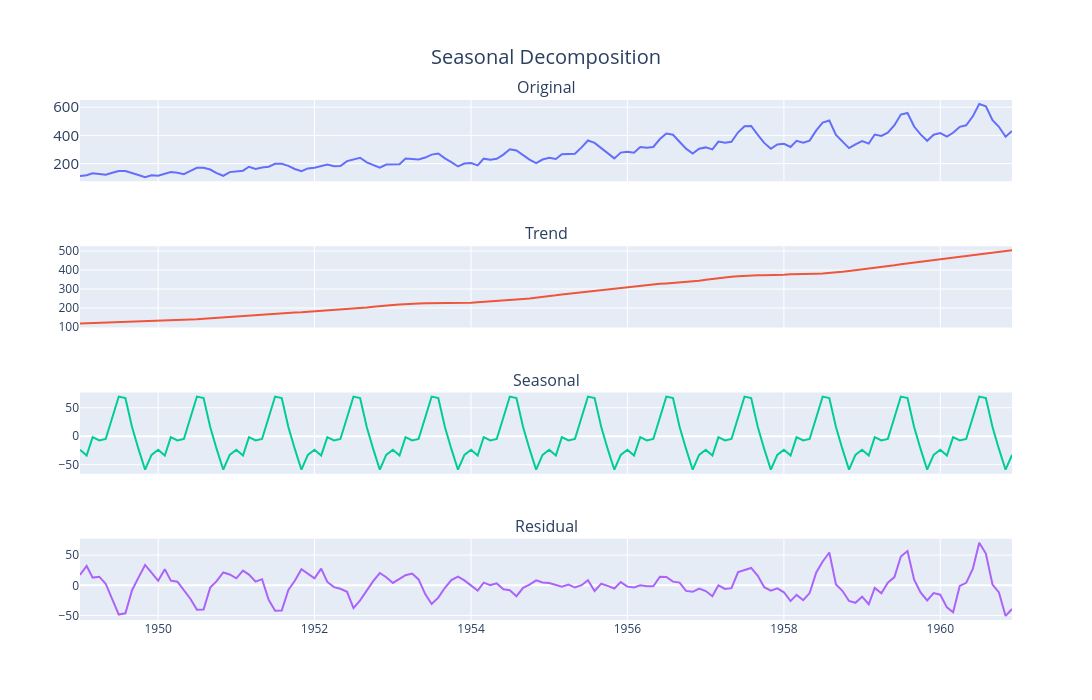

The code cell stored with this chart in its notebook:
### Code cell
fig = decomposition_plot(df.index, res.observed, res.seasonal, res.trend, res.resid)
fig.show()

### Figure 1 — Plotly figure (JSON) as saved in the notebook; plotly's stock layout.template omitted (floating-point values rounded to 4 significant figures; data arrays with more than 128 entries replaced by an {"elided": "..."} marker saying what was removed)
{"data": [{"name": "Original", "type": "scatter", "x": {"elided": "144 str values"}, "xaxis": "x", "y": {"elided": "144 int values"}, "yaxis": "y"}, {"name": "Trend", "type": "scatter", "x": {"elided": "144 str values"}, "xaxis": "x2", "y": {"elided": "144 float values"}, "yaxis": "y2"}, {"name": "Seasonal", "type": "scatter", "x": {"elided": "144 str values"}, "xaxis": "x3", "y": {"elided": "144 float values"}, "yaxis": "y3"}, {"name": "Residual", "type": "scatter", "x": {"elided": "144 str values"}, "xaxis": "x4", "y": {"elided": "144 float values"}, "yaxis": "y4"}], "layout": {"annotations": [{"font": {"size": 16}, "showarrow": false, "text": "Original", "x": 0.5, "xanchor": "center", "xref": "paper", "y": 1, "yanchor": "bottom", "yref": "paper"}, {"font": {"size": 16}, "showarrow": false, "text": "Trend", "x": 0.5, "xanchor": "center", "xref": "paper", "y": 0.7188, "yanchor": "bottom", "yref": "paper"}, {"font": {"size": 16}, "showarrow": false, "text": "Seasonal", "x": 0.5, "xanchor": "center", "xref": "paper", "y": 0.4375, "yanchor": "bottom", "yref": "paper"}, {"font": {"size": 16}, "showarrow": false, "text": "Residual", "x": 0.5, "xanchor": "center", "xref": "paper", "y": 0.1562, "yanchor": "bottom", "yref": "paper"}], "autosize": false, "height": 700, "legend": {"font": {"size": 15}, "orientation": "h", "title": {}, "x": 1, "xanchor": "right", "y": 0.98, "yanchor": "bottom"}, "showlegend": false, "title": {"font": {"size": 20}, "text": "Seasonal Decomposition", "x": 0.5, "xanchor": "center", "yanchor": "top"}, "width": 1200, "xaxis": {"anchor": "y", "domain": [0, 1], "matches": "x4", "showticklabels": false, "tickfont": {"size": 15}, "title": {"font": {"size": 15}}}, "xaxis2": {"anchor": "y2", "domain": [0, 1], "matches": "x4", "showticklabels": false}, "xaxis3": {"anchor": "y3", "domain": [0, 1], "matches": "x4", "showticklabels": false}, "xaxis4": {"anchor": "y4", "domain": [0, 1]}, "yaxis": {"anchor": "x", "domain": [0.8438, 1], "tickfont": {"size": 15}, "title": {"font": {"size": 15}}}, "yaxis2": {"anchor": "x2", "domain": [0.5625, 0.7188]}, "yaxis3": {"anchor": "x3", "domain": [0.2812, 0.4375]}, "yaxis4": {"anchor": "x4", "domain": [0, 0.1562]}}}
